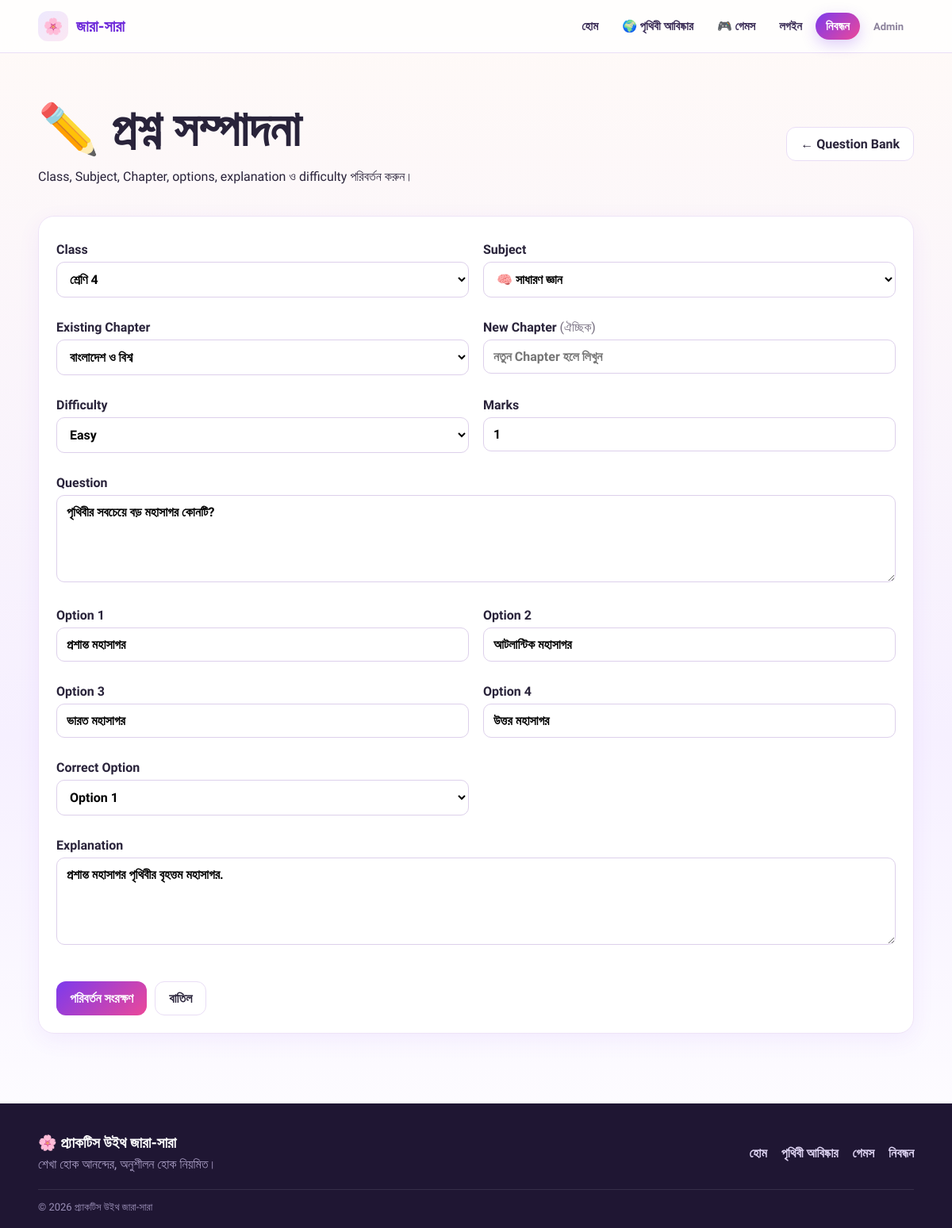
The app's page /admin/questions/65/edit (signed in) with its own data.
### tables this page shows
CREATE TABLE questions(id INTEGER PRIMARY KEY AUTOINCREMENT,subject_id INTEGER,chapter_id INTEGER,class_id INTEGER,question_text TEXT NOT NULL,question_type TEXT DEFAULT 'mcq',explanation TEXT,difficulty TEXT DEFAULT 'medium',marks INTEGER DEFAULT 1,active INTEGER DEFAULT 1,FOREIGN KEY(subject_id) REFERENCES subjects(id),FOREIGN KEY(chapter_id) REFERENCES chapters(id),FOREIGN KEY(class_id) REFERENCES classes(id));

CREATE TABLE question_options(id INTEGER PRIMARY KEY AUTOINCREMENT,question_id INTEGER NOT NULL,option_text TEXT NOT NULL,is_correct INTEGER DEFAULT 0,display_order INTEGER DEFAULT 0,FOREIGN KEY(question_id) REFERENCES questions(id) ON DELETE CASCADE);

### app.py (the view, shortened to what this page needs)
@app.route('/admin/questions/<int:qid>/edit', methods=['GET', 'POST'])
@admin_required
def admin_question_edit(qid):
    d=db()
    try:
        q=d.fetchone('SELECT * FROM questions WHERE id=?',(qid,))
        if not q: return redirect(url_for('admin_questions'))
        subjects=d.fetchall(f'SELECT * FROM subjects WHERE active={BOOL_TRUE} ORDER BY display_order,name'); classes=d.fetchall('SELECT * FROM classes ORDER BY display_order'); options=d.fetchall('SELECT * FROM question_options WHERE question_id=? ORDER BY display_order',(qid,))
        if q['subject_id']:
            if q['class_id']:
                chapters=d.fetchall(f'SELECT * FROM chapters WHERE active={BOOL_TRUE} AND subject_id=? AND (class_id=? OR class_id IS NULL) ORDER BY display_order,title',(q['subject_id'],q['class_id']))
            else:
                chapters=d.fetchall(f'SELECT * FROM chapters WHERE active={BOOL_TRUE} AND subject_id=? ORDER BY class_id,display_order,title',(q['subject_id'],))
        else: chapters=[]
        q=dict(q); chapter=d.fetchone('SELECT title FROM chapters WHERE id=?',(q['chapter_id'],)) if q['chapter_id'] else None; q['chapter_title']=chapter['title'] if chapter else ''
        return render_template('admin/question_edit.html',question=q,options=options,subjects=subjects,classes=classes,chapters=chapters)
    finally: d.close()

### app.py (called while the page is built)
def db():
    return DB()

def admin_required(f):
    @wraps(f)
    def w(*a, **kw):
        if not session.get('admin_id'):
            return redirect(url_for('admin_login'))
        return f(*a, **kw)
    return w

    def execute(self, sql, params=()):
        if self.pg:
            sql = sql.replace('?', '%s')
        self.cur.execute(sql, params)
        return self.cur

    def fetchone(self, sql, params=()):
        return self.execute(sql, params).fetchone()

    def fetchall(self, sql, params=()):
        return self.execute(sql, params).fetchall()

    def close(self):
        try:
            self.cur.close()
        finally:
            self.c.close()

### templates/admin/question_edit.html (shortened to what this page needs)
{% extends 'base.html' %}{% block content %}<div class="wrap section"><div class="adminhead"><div><h1>✏️ প্রশ্ন সম্পাদনা</h1><p>Class, Subject, Chapter, options, explanation ও difficulty পরিবর্তন করুন।</p></div><a class="btn" href="{{url_for('admin_questions')}}">← Question Bank</a></div><form method="post" class="card formgrid"><label>Class<select name="class_id" id="editQuestionClass">{% for c in classes %}<option value="{{c.id}}" {% if question.class_id and question.class_id|string==c.id|string %}selected{% endif %}>{{c.name}}</option>{% endfor %}</select></label><label>Subject<select name="subject_id" id="editQuestionSubject">{% for s in subjects %}<option value="{{s.id}}" {% if question.subject_id|string==s.id|string %}selected{% endif %}>{{s.icon}} {{s.name}}</option>{% endfor %}</select></label><label>Existing Chapter<select name="chapter_id" id="editQuestionChapter">{% for ch in chapters %}<option value="{{ch.id}}" {% if question.chapter_id|string==ch.id|string %}selected{% endif %}>{{ch.title}}</option>{% endfor %}</select></label><label>New Chapter <span class="muted">(ঐচ্ছিক)</span><input name="new_chapter" placeholder="নতুন Chapter হলে লিখুন"></label><label>Difficulty<select name="difficulty"><option value="easy" {% if question.difficulty=='easy' %}selected{% endif %}>Easy</option></select></label><label>Marks<input type="number" name="marks" min="1" value="{{question.marks or 1}}"></label><label class="full">Question<textarea name="question_text" required>{{question.question_text}}</textarea></label>{% for i in range(4) %}<label>Option {{i+1}}<input name="opt{{i}}" value="{{options[i].option_text if options|length > i else ''}}" required></label>{% endfor %}<label>Correct Option<select name="correct">{% for i in range(4) %}<option value="{{i}}" {% if options|length>i and options[i].is_correct %}selected{% endif %}>Option {{i+1}}</option>{% endfor %}</select></label><label class="full">Explanation<textarea name="explanation">{{question.explanation or ''}}</textarea></label><div class="full actions"><button class="btn primary">পরিবর্তন সংরক্ষণ</button><a class="btn" href="{{url_for('admin_questions')}}">বাতিল</a></div></form></div>{% endblock %}

### static/css/style.css (style rules this page uses)
* { box-sizing:border-box }
body { margin:0;font-family:'Hind Siliguri',sans-serif;background:linear-gradient(135deg,#fffaf7,#f6f0ff);color:#29233a }
a { text-decoration:none;color:inherit }
.wrap { width:min(1120px,92%);margin:auto }
h1 { font-size:clamp(34px,6vw,62px);line-height:1.1;margin:14px 0 }
.actions { display:flex;gap:12px;flex-wrap:wrap;margin-top:24px }
.btn { display:inline-block;border:0;border-radius:12px;padding:11px 17px;background:#fff;border:1px solid #e9ddf5;cursor:pointer;font:inherit;font-weight:700 }
.btn.primary { background:linear-gradient(135deg,#7c3aed,#ec4899);color:#fff;border:none }
.section { padding:48px 0 }
.card { background:#fff;border:1px solid #eee3f7;border-radius:20px;padding:22px;box-shadow:0 8px 28px #7c3aed12 }
label { display:block;font-weight:600;margin:10px 0 }
input,textarea,select { width:100%;margin-top:6px;padding:11px 12px;border:1px solid #ddd0eb;border-radius:10px;font:inherit;background:#fff }
textarea { min-height:110px }
.formgrid { display:grid;grid-template-columns:1fr 1fr;gap:8px 18px }
.full { grid-column:1/-1 }
.adminhead { display:flex;justify-content:space-between;align-items:center;gap:20px;margin-bottom:24px }
.admin-menu small,.muted { color:#756d7f;font-weight:400 }
.actions { display:flex;gap:10px;flex-wrap:wrap }
.muted { color:#756d7f }

### static/css/home.css (style rules this page uses)
:root { --p:#6d28d9;--p2:#7c3aed;--pink:#ec4899;--ink:#1f1633;--soft:#f6f0ff;--line:#eadff7 }
body { background:linear-gradient(180deg,#fffaf7 0,#f6f0ff 60%,#fff 100%);background-attachment:fixed }

### records on screen
questions: difficulty "Easy", question_text "পৃথিবীর সবচেয়ে বড় মহাসাগর কোনটি?", explanation "প্রশান্ত মহাসাগর পৃথিবীর বৃহত্তম মহাসাগর."
question_options: option_text "প্রশান্ত মহাসাগর", correct "Option 1"
question_options: option_text "আটলান্টিক মহাসাগর"
question_options: option_text "ভারত মহাসাগর"
question_options: option_text "উত্তর মহাসাগর"

### other values on screen
{{ settings.site_name if settings else 'জারা-সারা' }} "জারা-সারা"
{{ i+1 }} "1" "2" "3" "4"
{{ settings.site_name if settings else 'প্র্যাকটিস উইথ জারা-সারা' }} "প্র্যাকটিস উইথ জারা-সারা"
form field class_id "শ্রেণি 4"
form field subject_id "🧠 সাধারণ জ্ঞান"
form field chapter_id "বাংলাদেশ ও বিশ্ব"
